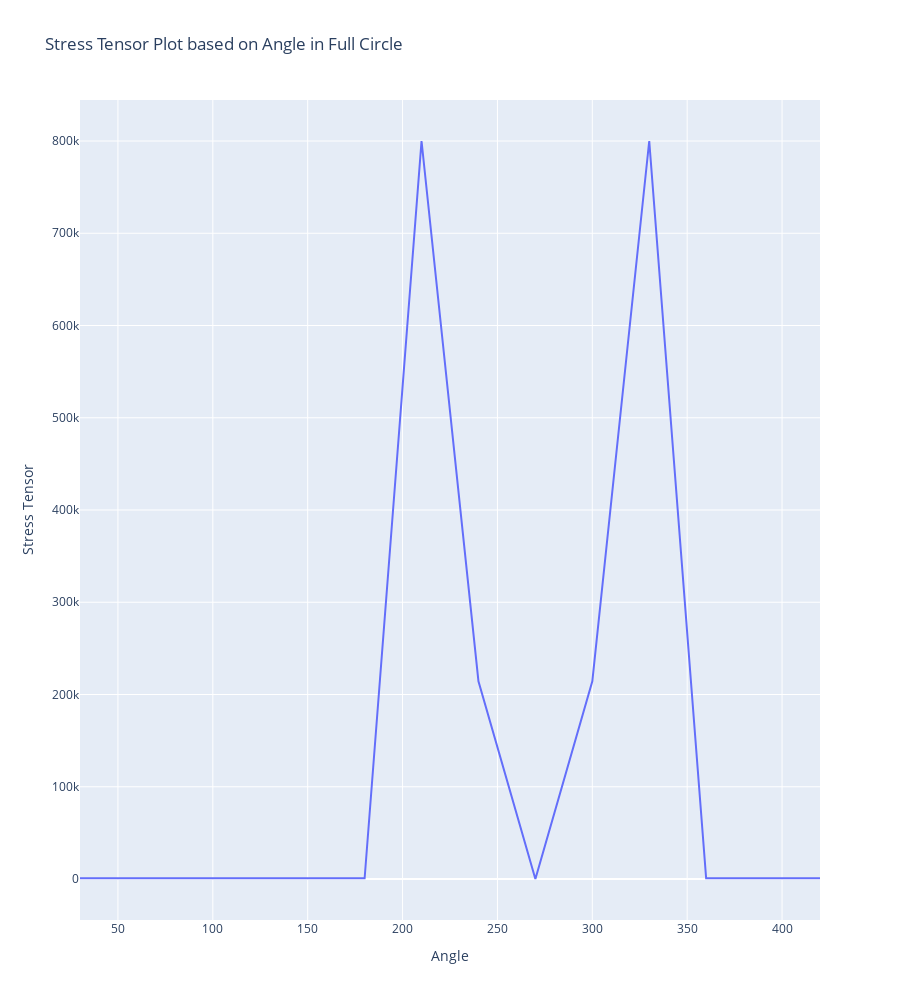

Notebook code cell kept with this figure:
### Markdown cell above
## Homework

Imagine now that instead of one point you need to start from $\mathbf{x}_{0}$ and compute $\mathbf{D}$ and $\boldsymbol{\tau}$ at intervals of $\Delta \theta = \frac{\pi}{6}$ along a circle with unit radius whose center lies at the origin.

Write a Python code that computes the stress tensor along with other desired entities such as the rate-of-strain tensor, etc. according to the regularized Bingham model and prints them to the standard output using the code from the previous exercise.

### Code cell
"""
Your code should print something along the lines of
x = ...
u = ...
D = ...
tau = ...
in a well formatted manner for each point along the circle.
""";

# Code here
import math
import numpy as np
import pandas as pd
import plotly.express as px

# Define the parameter input
miu = 20
T_y = 800 
g_dot = 0.5
eps = 10**(-3) # Error value

# Define the circle circumference
whole_circle = 2*math.pi
increment = math.pi/6

# Store the stress tensor and angle
Tau = []
angle_all = []

# Calculate the whole sequence in every range of pi/6
for theta in range(1, 15, 1):
    x = math.cos(theta/6*math.pi)
    y = math.sin(theta/6*math.pi)
    # Define D as in the relation with the gradient of u manually
    # Diferentiate manually
    D_11 = 1/2 * (0 + 0)
    D_12 = 1/2 * (2 + 2*y)
    D_21 = 1/2 * (2*y + 2)
    D_22 = 1/2 * (0 + 0)

    # Calculate ||D||
    D_norm = math.sqrt(1/2*(D_11**2 + D_12**2 + D_21**2 + D_22**2))

    # Calculate the additional miu bar
    miu_bar = miu + T_y/eps

    # Write the angle
    angle = theta/6*180
    # Check ||D|| with gamma dot c
    if D_norm <= g_dot:
        #print("\n")
        #print("First Case!")
        T_11 = 2*miu_bar*D_11
        T_12 = 2*miu_bar*D_12
        T_21 = 2*miu_bar*D_21
        T_22 = 2*miu_bar*D_22
        T = np.matrix([[T_11, T_12], [T_21, T_22]])
        #print(f"My Matrix component in angle {angle} coordinate:")
        #print(T)
    
    else:
        #print("\n")
        #print("Second Case!")
        T_11 = 2*miu*D_11 + D_11/D_norm*T_y
        T_12 = 2*miu*D_12 + D_12/D_norm*T_y
        T_21 = 2*miu*D_21 + D_21/D_norm*T_y
        T_22 = 2*miu*D_22 + D_22/D_norm*T_y
        T = np.matrix([[T_11, T_12], [T_21, T_22]])
        #print(f"My Matrix component in angle {angle} coordinate:")
        #print(T)

    # Append to the dataframe
    angle_all.append(angle)
    Tau.append(T[1,0])
    

# Save the file in dictionary
dict = {'Angle': angle_all, 'Stress Tensor': Tau}
# Convert to dataframe
df = pd.DataFrame(dict)
# Visualize the data using plotly library to get better visualization
fig = px.line(df, x = "Angle", y = "Stress Tensor", title="Stress Tensor Plot based on Angle in Full Circle")
fig.update_layout(height=1000)
fig.show()

### Figure 1 — Plotly figure (JSON) as saved in the notebook; plotly's stock layout.template omitted (floating-point values rounded to 4 significant figures)
{"data": [{"hovertemplate": "Angle=%{x}<br>Stress Tensor=%{y}<extra></extra>", "legendgroup": "", "line": {"color": "#636efa", "dash": "solid"}, "marker": {"symbol": "circle"}, "mode": "lines", "name": "", "orientation": "v", "showlegend": false, "type": "scatter", "x": [30, 60, 90, 120, 150, 180, 210, 240, 270, 300, 330, 360, 390, 420], "xaxis": "x", "y": [860, 874.6, 880, 874.6, 860, 840, 800000.0, 214400.0, 0, 214400.0, 800000.0, 840, 860, 874.6], "yaxis": "y"}], "layout": {"height": 1000, "legend": {"tracegroupgap": 0}, "title": {"text": "Stress Tensor Plot based on Angle in Full Circle"}, "xaxis": {"anchor": "y", "domain": [0, 1], "title": {"text": "Angle"}}, "yaxis": {"anchor": "x", "domain": [0, 1], "title": {"text": "Stress Tensor"}}}}
